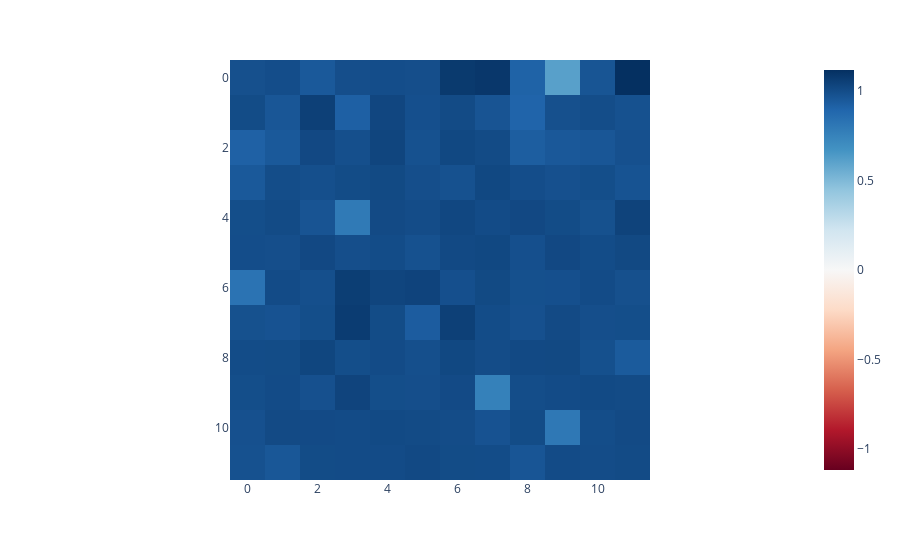

The code cell stored with this chart in its notebook:
### Code cell
imshow(patched_head_z_diff_zero)

### Figure 1 — Plotly figure (JSON) as saved in the notebook; plotly's stock layout.template omitted (floating-point values rounded to 4 significant figures; data arrays with more than 128 entries replaced by an {"elided": "..."} marker saying what was removed)
{"data": [{"coloraxis": "coloraxis", "hovertemplate": "x: %{x}<br>y: %{y}<br>color: %{z}<extra></extra>", "name": "0", "type": "heatmap", "xaxis": "x", "yaxis": "y", "z": {"elided": "12x12 float values"}}], "layout": {"coloraxis": {"cmid": 0, "colorscale": [[0, "rgb(103,0,31)"], [0.1, "rgb(178,24,43)"], [0.2, "rgb(214,96,77)"], [0.3, "rgb(244,165,130)"], [0.4, "rgb(253,219,199)"], [0.5, "rgb(247,247,247)"], [0.6, "rgb(209,229,240)"], [0.7, "rgb(146,197,222)"], [0.8, "rgb(67,147,195)"], [0.9, "rgb(33,102,172)"], [1, "rgb(5,48,97)"]]}, "margin": {"t": 60}, "xaxis": {"anchor": "y", "constrain": "domain", "domain": [0, 1], "scaleanchor": "y"}, "yaxis": {"anchor": "x", "autorange": "reversed", "constrain": "domain", "domain": [0, 1]}}}
